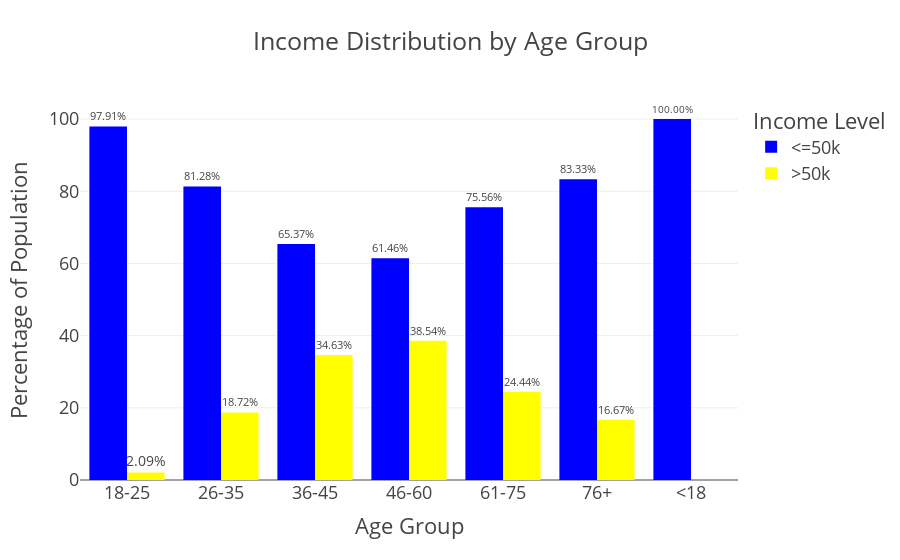

Notebook source saved alongside this figure:
### Code cell
fig = px.bar(adult_df_income_age, 
             x='age_group',
             y='percentage',
             color='income',
             title='Income Distribution by Age Group',
             barmode='group',
             height=500,
             color_discrete_sequence=["blue", "yellow"],
             text='percentage'
)

fig.update_traces(texttemplate='%{text:.2f}%', textposition='outside') 

fig.update_layout(
    template="presentation",
    xaxis_title='Age Group',
    yaxis_title='Percentage of Population',
    legend_title_text='Income Level',
    paper_bgcolor="rgba(0,0,0,0)",
    plot_bgcolor="rgba(0,0,0,0)"
)

fig.show()

fig.write_image(os.path.join(results_dir, 'income_distribution_by_agegroup_bar_plot.jpg'))
fig.write_image(os.path.join(results_dir, 'income_distribution_by_agegroup_bar_plot.png'))
fig.write_html(os.path.join(results_dir, 'income_distribution_by_agegroup_bar_plot.html'))

### Figure 1 — Plotly figure (JSON) as saved in the notebook; plotly's stock layout.template omitted (floating-point values rounded to 4 significant figures)
{"data": [{"alignmentgroup": "True", "hovertemplate": "income=<=50k<br>age_group=%{x}<br>percentage=%{text}<extra></extra>", "legendgroup": "<=50k", "marker": {"color": "blue", "pattern": {"shape": ""}}, "name": "<=50k", "offsetgroup": "<=50k", "orientation": "v", "showlegend": true, "text": [97.91, 81.28, 65.37, 61.46, 75.56, 83.33, 100], "textposition": "outside", "texttemplate": "%{text:.2f}%", "type": "bar", "x": ["18-25", "26-35", "36-45", "46-60", "61-75", "76+", "<18"], "xaxis": "x", "y": [97.91, 81.28, 65.37, 61.46, 75.56, 83.33, 100], "yaxis": "y"}, {"alignmentgroup": "True", "hovertemplate": "income=>50k<br>age_group=%{x}<br>percentage=%{text}<extra></extra>", "legendgroup": ">50k", "marker": {"color": "yellow", "pattern": {"shape": ""}}, "name": ">50k", "offsetgroup": ">50k", "orientation": "v", "showlegend": true, "text": [2.09, 18.72, 34.63, 38.54, 24.44, 16.67], "textposition": "outside", "texttemplate": "%{text:.2f}%", "type": "bar", "x": ["18-25", "26-35", "36-45", "46-60", "61-75", "76+"], "xaxis": "x", "y": [2.09, 18.72, 34.63, 38.54, 24.44, 16.67], "yaxis": "y"}], "layout": {"autosize": true, "barmode": "group", "legend": {"title": {"text": "Income Level"}, "tracegroupgap": 0}, "paper_bgcolor": "rgba(0, 0, 0, 0)", "plot_bgcolor": "rgba(0, 0, 0, 0)", "title": {"text": "Income Distribution by Age Group"}, "xaxis": {"anchor": "y", "autorange": true, "domain": [0, 1], "range": [-0.5, 6.5], "title": {"text": "Age Group"}, "type": "category"}, "yaxis": {"anchor": "x", "autorange": true, "domain": [0, 1], "range": [0, 105.3], "title": {"text": "Percentage of Population"}, "type": "linear"}}}
